Frame 1 (no input): blank canvas, image omitted
Frame 60 (no input): blank canvas, image omitted
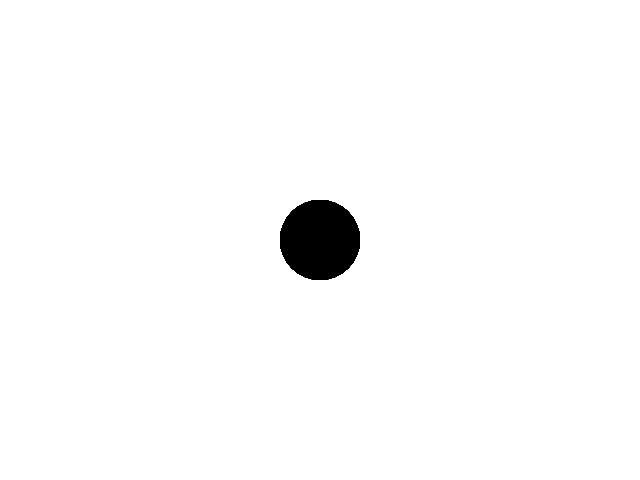
Frame 120 (the mouse pressed at the canvas centre since frame 60)

The p5.js sketch whose frames 1 and 60 were blank and that drew this single picture after the mouse press (run headless with seeded random() and noise() and a simulated clock; from frame 60 on, the mouse is pressed at the canvas centre):

// p5.js sketch
// ── sketch.js
function setup() {
  // put setup code here
    createCanvas(640, 480);
}

function draw() {
  // put drawing code here
    if (mouseIsPressed) {
    fill(0);
  } else {
    fill(255,255,255,0);
  }
    noStroke();
  ellipse(mouseX, mouseY, 80, 80);
}
